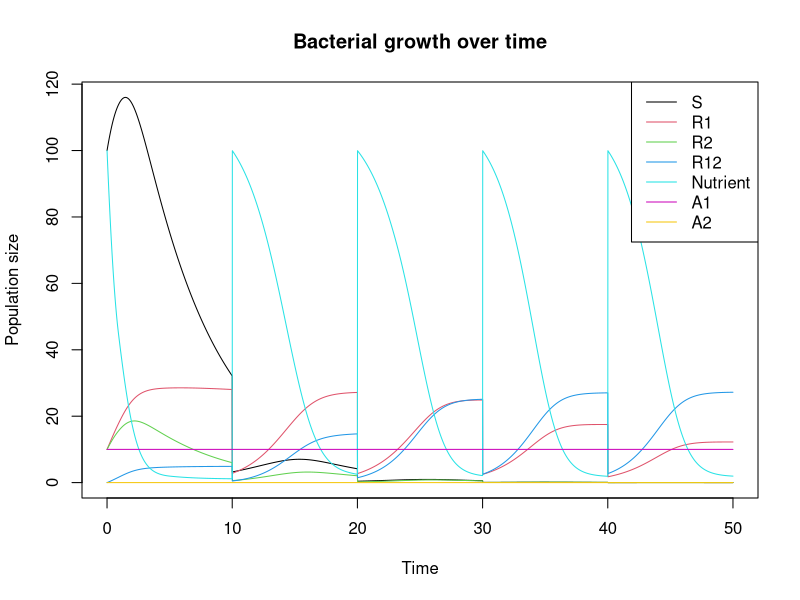

Write the R code that produced this figure.
library(deSolve)

simulate <- function(pharmacokinetic = FALSE, stewardship = "cycl") {
  # pharmacokinetic should be either TRUE or FALSE
  # stewardship should be "cycl" or "comb" or "1_only" or "2_only"

  # Define the parameters of the model
  config <- list(
    D = 0.1, # bottleneck dilution ratio
    N0 = 100, # initial nutrient concentration
    m1 = 0.1, # rate of mutations conferring resistance to drug 1
    m2 = 0.1, # rate of mutations conferring resistance to drug 2
    d1 = 1 * pharmacokinetic, # rate of drug 1 elimination
    d2 = 1 * pharmacokinetic, # rate of drug 2 elimination
    i1 = 10, # drug 1 influx concentration
    i2 = 10, # drug 2 influx concentration
    stewardship = stewardship, # stewardship strategy
    pharmacokinetic = pharmacokinetic # pharmacokinetic model
  )
  if (stewardship == "2_only") {
    config$pattern <- c(0, 1)
  } else if (stewardship == "comb") {
    config$pattern <- c(1, 1)
  } else {
    config$pattern <- c(1, 0)
  }

  # Initialize 'params' matrix with 4 rows and 10 columns
  params <- matrix(nrow = 4, ncol = 12)

  # Name the rows of the matrix
  rownames(params) <- c("S", "R1", "R2", "R12")

  # Name the columns of the matrix
  colnames(params) <- c("psi", "phi1", "zeta1", "kappa1",
    "phi2", "zeta2", "kappa2", "mu", "k", "alpha", "m_rate", "r_rate")

  # Assign values to the 'psi' column of the matrix
  params[, "psi"] <- c(0.1, 0.1, 0.1, 0.1)

  # Assign values to the 'phi1' and 'phi2' columns of the matrix
  params[, c("phi1", "phi2")] <- c(0.2, 0.2, 0.2, 0.2)

  # Assign values to the 'zeta1' column of the matrix
  params[, "zeta1"] <- c(1, 100, 1, 100)

  # Assign values to the 'zeta2' column of the matrix
  params[, "zeta2"] <- c(1, 1, 100, 100)

  # Assign values to the 'kappa1' and 'kappa2' columns of the matrix
  params[, c("kappa1", "kappa2")] <- c(1, 1, 1, 1)

  # Assign values to the 'mu' column of the matrix
  params[, "mu"] <- c(1, 1, 1, 1)

  # Assign values to the 'k' column of the matrix
  params[, "k"] <- c(100, 100, 100, 100)

  # Assign values to the 'alpha' column of the matrix
  params[, "alpha"] <- c(1, 1, 1, 1)

  # Assign values to the 'm_rate' column of the matrix
  params[, "m_rate"] <- c(0.1, 0.1, 0.1, 0.1)

  # Assign values to the 'r_rate' column of the matrix
  params[, "r_rate"] <- c(0.1, 0.1, 0.1, 0.1)

  config$params <- params

  # a pharmacodynamic function for antibioti-induced killing of bacteria
  hill <- function(A, parms) {
    psi <- parms[1]
    phi <- parms[2]
    zeta <- parms[3]
    kappa <- parms[4]
    return(phi * (A / zeta)^kappa / ((A / zeta)^kappa - (psi - phi) / psi))
  }

  # a growth rate function for nutrient-limited growth
  monod <- function(N, parms) {
    mu <- parms[1]
    k <- parms[2]
    return(mu * N / (N + k))
  }

  # a growth rate function using hill and monod functions
  # growth <- function(A1,A2,N,parms) {
  #   return(monod(N,parms[8:9])-hill(A1,parms[1:4])-hill(A2,parms[c(1,5:7)]))
  # }

  # a function specifying the amount of nutrients depleted by the bacteria
  deplete <- function(dS = 0, dR1 = 0, dR2 = 0, dR12 = 0, alpha) { # nolint
    return(sum(-alpha * max(0, c(dS, dR1, dR2, dR12))))
  }

  # create the right pattern based on the previous drug administered
  update_pattern <- function(prev = 1) {
    # if the previous drug administered was 1, then the next drug is 2
    if (prev == 1) {
      return(c(0, 1))
    }
    return(c(1, 0))
  }

  # Define a bottleneck function that reduces all state by a fixed fraction
  bottleneck <- function(t, state, config = NULL) {
    pattern <- config$pattern
    if (config$stewardship == "cycl") {
      pattern <- update_pattern(state["prev"])
    }
    state <- c(state[1:4] * config$D, N = config$N0,
      config$pharmacokinetic * state[6:7] + c(config$i1, config$i2) * pattern,
      state["prev"] %% 2 + 1)
    state[state < 0] <- 0 # backup - shouldn't be needed
    return(state)
  }

  # Define a function to plot the resulting solution
  bacteria_plot <- function(solution) {
    plot(solution[, 1], solution[, 2], type = "l", col = 1,
      main = "Bacterial growth over time",
      xlab = "Time", ylab = "Population size")
    lines(solution[, 1], solution[, 3], col = 2)
    lines(solution[, 1], solution[, 4], col = 3)
    lines(solution[, 1], solution[, 5], col = 4)
    lines(solution[, 1], solution[, 6], col = 5)
    lines(solution[, 1], solution[, 7], col = 6)
    lines(solution[, 1], solution[, 8], col = 7)
    legend("topright",
      legend = c("S", "R1", "R2", "R12", "Nutrient", "A1", "A2"),
      col = c(1, 2, 3, 4, 5, 6, 7), lty = 1)
  }


  # Define the differential equations for the model
  bacterial_growth <- function(t, state, config = NULL) {
    parms <- config$params
    with(as.list(c(state)), {
      S <- state[1]
      R1 <- state[2]
      R2 <- state[3]
      R12 <- state[4]
      N <- state[5]
      A1 <- state[6]
      A2 <- state[7]
      dS <- S * ((1 - config$m1) * (1 - config$m2) * monod(N, parms["S", c("mu", "k")]) -
        hill(A = A1, parms["S", c("psi", "phi1", "zeta1", "kappa1")]) -
        hill(A = A2, parms["S", c("psi", "phi2", "zeta2", "kappa2")]))
      dR1 <- R1 * ((1 - config$m2) * monod(N, parms["R1", c("mu", "k")]) -
        hill(A = A1, parms["R1", c("psi", "phi1", "zeta1", "kappa1")]) -
        hill(A = A2, parms["R1", c("psi", "phi2", "zeta2", "kappa2")])) +
        S * config$m1 * (1 - config$m2) * monod(N, parms["S", c("mu", "k")])
      dR2 <- R2 * ((1 - config$m1) * monod(N, parms["R2", c("mu", "k")]) -
        hill(A = A1, parms["R2", c("psi", "phi1", "zeta1", "kappa1")]) -
        hill(A = A2, parms["R2", c("psi", "phi2", "zeta2", "kappa2")])) +
        S * (1 - config$m1) * config$m2 * monod(N, parms["S", c("mu", "k")])
      dR12 <- R12 * (monod(N, parms["R12", c("mu", "k")]) -
        hill(A = A1, parms["R12", c("psi", "phi1", "zeta1", "kappa1")]) -
        hill(A = A2, parms["R12", c("psi", "phi2", "zeta2", "kappa2")])) +
        S * config$m1 * config$m2 * monod(N, parms["S", c("mu", "k")]) +
        R1 * config$m2 * monod(N, parms["R1", c("mu", "k")]) +
        R2 * config$m1 * monod(N, parms["R2", c("mu", "k")])
      dN <- deplete(dS,dR1,dR2,dR12,params[,"alpha"])
      dA1 <- -config$d1
      dA2 <- -config$d2
      return(list(c(dS, dR1, dR2, dR12, dN, dA1, dA2, 0)))
    })
  }

  # Example usage
  times <- seq(0,50,0.01)
  state <- c(S = 100, R1 = 10, R2 = 10, R12 = 0, N = config$N0,
    A1 = config$i1*config$pattern[1], A2 = config$i2*config$pattern[2],
    prev = sum(config$pattern*c(1,2)))
  events <- list(func = bottleneck, times = seq(10,40,10))
  solution <- ode(state, times, bacterial_growth, config, events = events)
  bacteria_plot(solution)
}

simulate(stewardship = "1_only")
